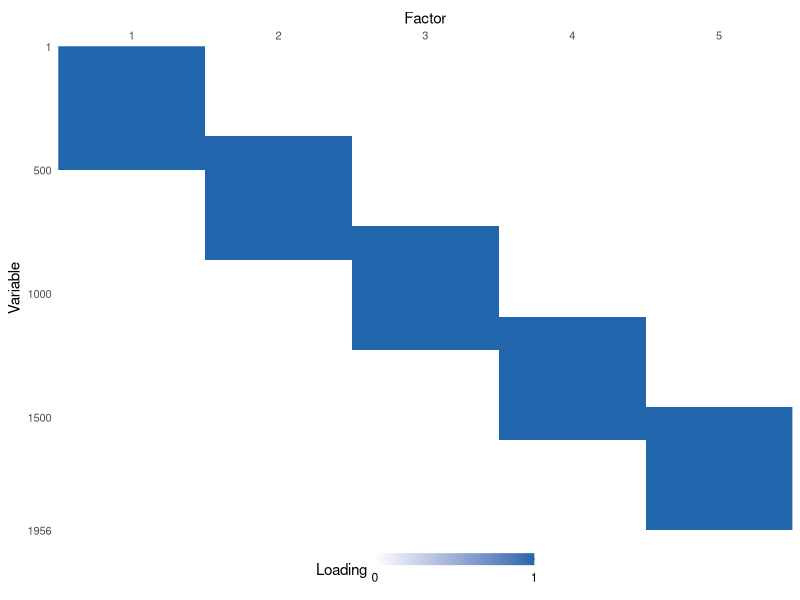

Reproduce this figure in R.
### True loading matrix for the high-dimensional scenario (R&G 2016 dimensions).
###   Rscript plot_true_loading.R <out.pdf>
###
### The low-dimensional scenarios draw this with pheatmap (see
### simulations/create_true_loading_matrix.R), which lays down one
### grid rectangle per cell and labels every row. At G = 1956 that is neither
### legible nor a sensible PDF, so this uses geom_raster with the rows left
### unlabelled and tick marks every 500 variables, which is what makes the block
### structure and the 136-variable overlaps readable.

library(ggplot2)
library(reshape2)

args = commandArgs(trailingOnly = TRUE)
out = if (length(args) >= 1) args[1] else "true_loading_highdim.pdf"

G = 1956
dd = 5
blk = 500
offset = 135
lambda = matrix(0, G, dd)
end = 1
for (i in 1:dd) {
  start = end - (i != 1) * offset
  end = start + blk - 1
  lambda[start:end, i] = 1
}

df = melt(lambda, varnames = c("Variable", "Factor"), value.name = "Loading")

fig = ggplot(df, aes(x = Factor, y = Variable, fill = Loading)) +
  geom_raster() +
  scale_fill_gradient(low = "white", high = "#2166AC",
                      breaks = c(0, 1), limits = c(0, 1),
                      guide = guide_colourbar(barwidth = 8, barheight = 0.6)) +
  # Rows count downwards, so variable 1 is at the top, as in the other heatmaps.
  scale_y_reverse(expand = c(0, 0), breaks = c(1, seq(500, G, by = 500), G)) +
  scale_x_continuous(expand = c(0, 0), breaks = seq_len(dd), position = "top") +
  labs(x = "Factor", y = "Variable") +
  theme_minimal() +
  theme(panel.grid = element_blank(),
        legend.position = "bottom",
        axis.text = element_text(size = 8))

ggsave(out, fig, width = 3.4, height = 4.2)
cat("Figure saved to", out, "\n")
cat(sprintf("G = %d, K_true = %d, %d nonzeros per factor, adjacent overlap %d\n",
            G, dd, blk, offset + 1))
